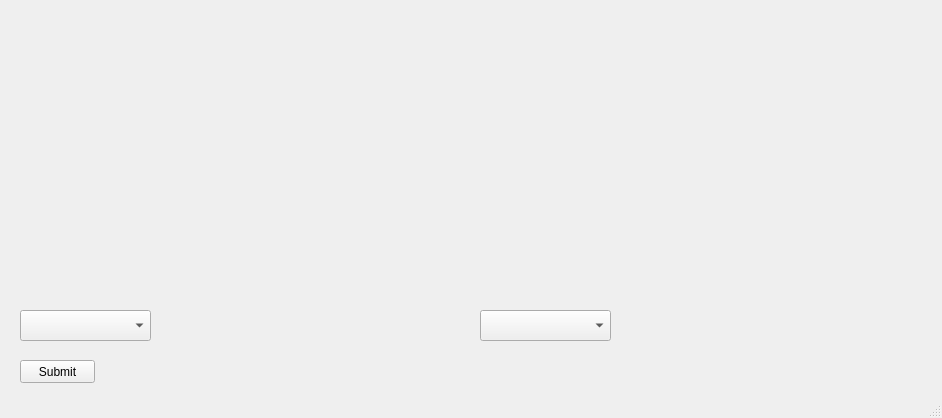
<?xml version="1.0" encoding="UTF-8"?>
<ui version="4.0">
 <class>MainWindow</class>
 <widget class="QMainWindow" name="MainWindow">
  <property name="geometry">
   <rect>
    <x>0</x>
    <y>0</y>
    <width>942</width>
    <height>418</height>
   </rect>
  </property>
  <property name="windowTitle">
   <string>MainWindow</string>
  </property>
  <widget class="QWidget" name="centralwidget">
   <widget class="QComboBox" name="comboX">
    <property name="geometry">
     <rect>
      <x>20</x>
      <y>310</y>
      <width>131</width>
      <height>31</height>
     </rect>
    </property>
   </widget>
   <widget class="QComboBox" name="comboY">
    <property name="geometry">
     <rect>
      <x>480</x>
      <y>310</y>
      <width>131</width>
      <height>31</height>
     </rect>
    </property>
   </widget>
   <widget class="QPushButton" name="submit">
    <property name="geometry">
     <rect>
      <x>20</x>
      <y>360</y>
      <width>75</width>
      <height>23</height>
     </rect>
    </property>
    <property name="text">
     <string>Submit</string>
    </property>
   </widget>
   <widget class="PlotWidget" name="Graphwidget" native="true">
    <property name="geometry">
     <rect>
      <x>20</x>
      <y>20</y>
      <width>451</width>
      <height>281</height>
     </rect>
    </property>
   </widget>
   <widget class="PlotWidget" name="Graphwidget2" native="true">
    <property name="geometry">
     <rect>
      <x>480</x>
      <y>20</y>
      <width>451</width>
      <height>281</height>
     </rect>
    </property>
   </widget>
  </widget>
  <widget class="QMenuBar" name="menubar">
   <property name="geometry">
    <rect>
     <x>0</x>
     <y>0</y>
     <width>942</width>
     <height>22</height>
    </rect>
   </property>
  </widget>
  <widget class="QStatusBar" name="statusbar"/>
 </widget>
 <customwidgets>
  <customwidget>
   <class>PlotWidget</class>
   <extends>QWidget</extends>
   <header location="global">pyqtgraph</header>
   <container>1</container>
  </customwidget>
 </customwidgets>
 <resources/>
 <connections/>
</ui>
